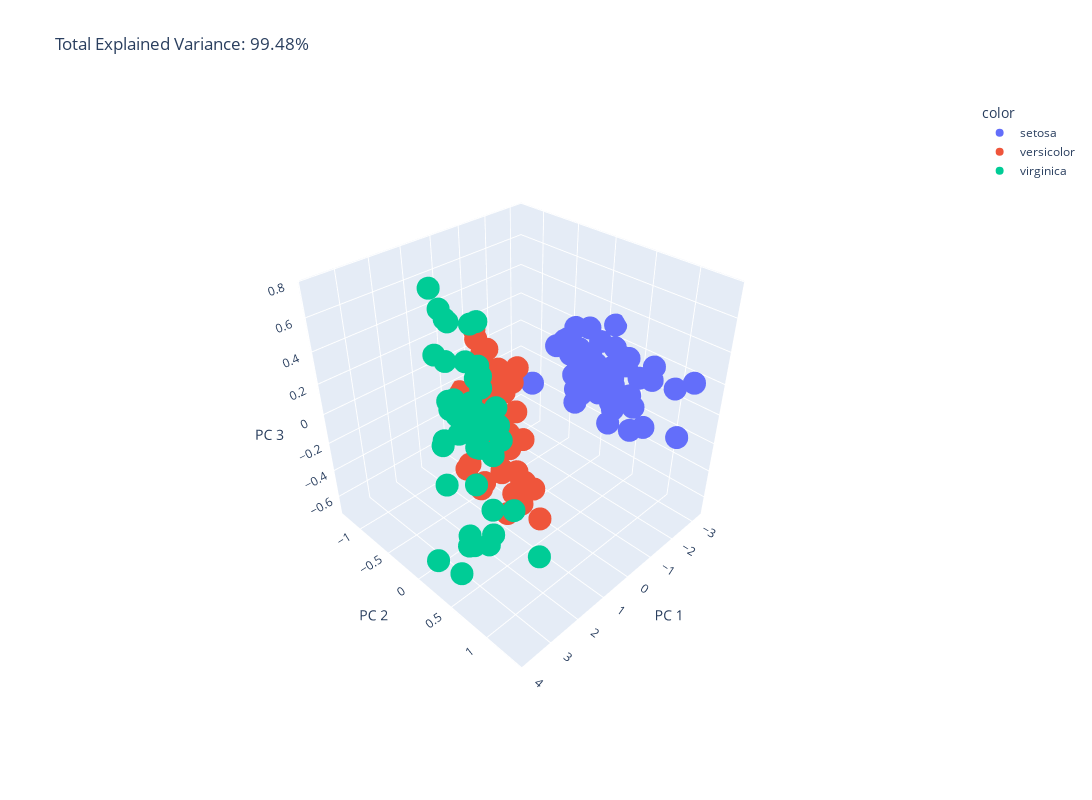

Here is the notebook cell this chart was saved with:
### Code cell
import plotly.express as px
from sklearn.decomposition import PCA

df = px.data.iris()
X = df[['sepal_length', 'sepal_width', 'petal_length', 'petal_width']]

pca = PCA(n_components=3)
components = pca.fit_transform(X)

total_var = pca.explained_variance_ratio_.sum() * 100

fig = px.scatter_3d(
    components, x=0, y=1, z=2, color=df['species'],
    title=f'Total Explained Variance: {total_var:.2f}%',
    labels={'0': 'PC 1', '1': 'PC 2', '2': 'PC 3'},width=1200, height=800
)
fig.show()
